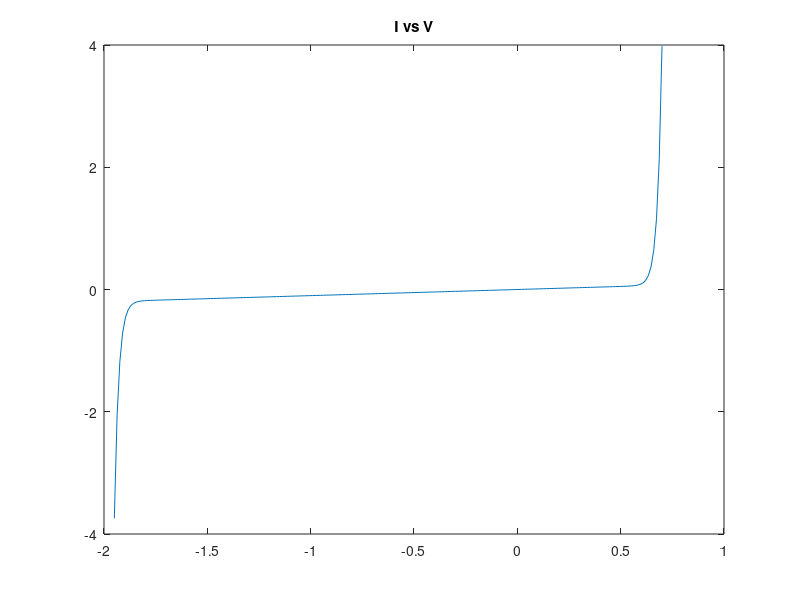
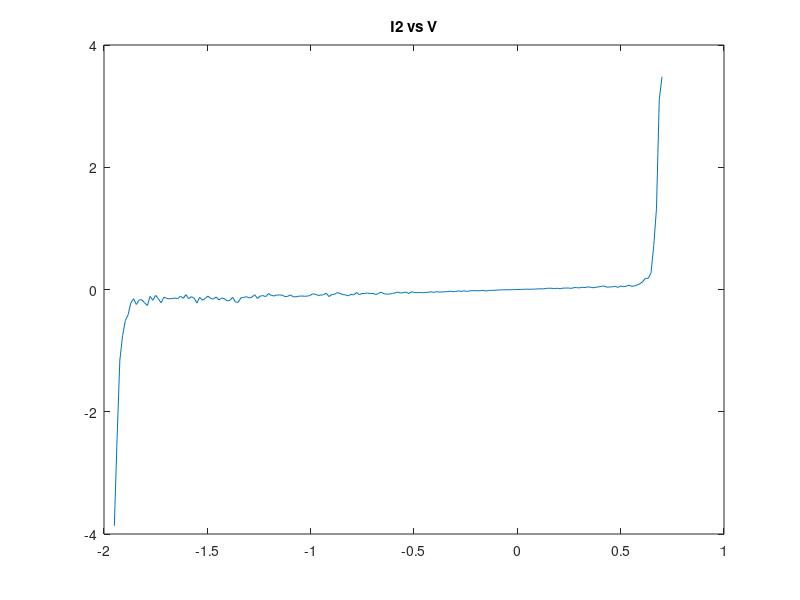
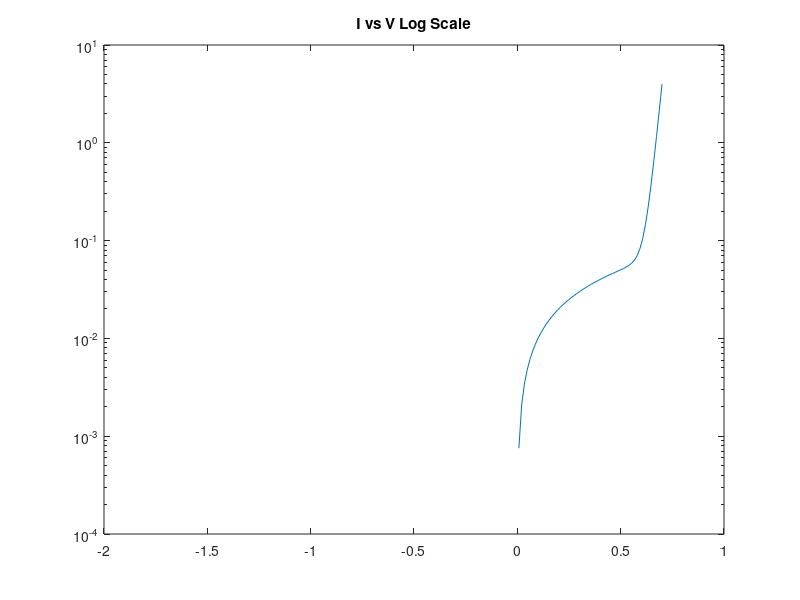
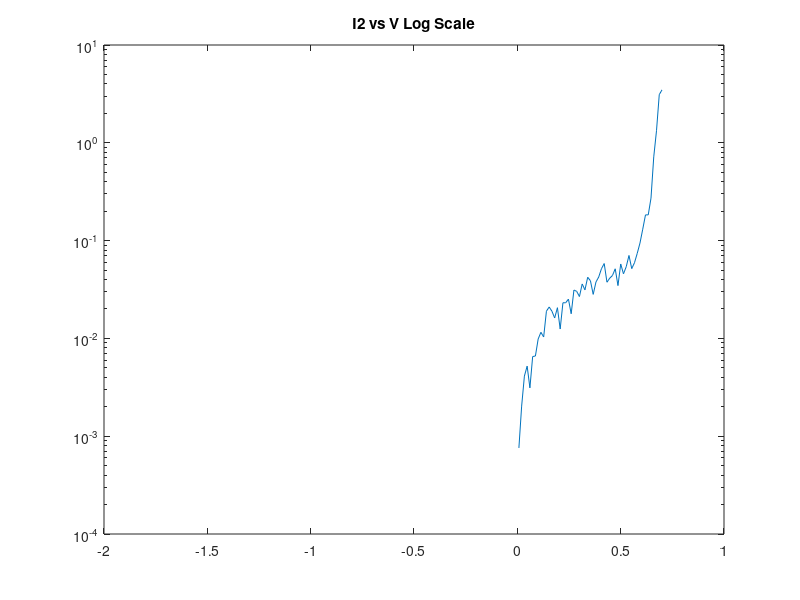

MATLAB code to generate these figures, in order: (Note: this script raises an error after producing the figures.)
%Emeka Peters - 100953293
%ELEC 4700 PA10

is = 0.01 * (10^-12);
ib = 0.1 * (10^-12);
vb = 1.3;
gp = 0.1;

V = linspace(-1.95, 0.7, 200);

I = zeros(1, 200);
I2 = zeros(1, 200);

I = (is .* (exp(V .* 1.2/0.025) - 1)) + (gp .* V) - (ib .* (exp((-1.2/0.025) .* (V + vb))));
I2 = I + ((randn(1, 200))) .* 0.2 .* I; %((is .* (exp(1.2/0.025) - 1)) + (gp .* V) - ((ib .* (exp((-1.2/0.025) .* (V + vb))))));

figure(1);
plot(V, I);
title('I vs V');
figure(2);
plot(V, I2);
title('I2 vs V');

figure(3);
semilogy(V, I);
title('I vs V Log Scale');
figure(4);
semilogy(V, I2);
title('I2 vs V Log Scale');

% Question 2 
a = polyfit(I, V, 4);

b = polyfit(I, V, 8);
c = polyfit(I2, V, 4);
d = polyfit(I2, V, 8);

% Question 3 
fo = fittype('A.*(exp(1.2*x/25e-3)-1) + B.*x - C*(exp(1.2*(-(x+D))/25e-3))');
ff = fit(V',I',fo);
If = ff(V);
figure(5);
plot(V, If);
hold on;

% Question 3A
fo = fittype('A.*(exp(1.2*x/25e-3)-1) + gp.*x - C*(exp(1.2*(-(x+vb))/25e-3))');
ff = fit(V',I',fo);
If = ff(V);
plot(V, If);
hold on;

% Question 3B
D = vb;
fo = fittype('A.*(exp(1.2*x/25e-3)-1) + B.*x - C*(exp(1.2*(-(x+vb))/25e-3))');

ff = fit(V',I',fo);
If = ff(V);
plot(V, If);
hold on;

% Question 3C
fo = fittype('A.*(exp(1.2*x/25e-3)-1) + B.*x - C*(exp(1.2*(-(x+vb))/25e-3)-1)');
ff = fit(V',I',fo);
If = ff(V);
plot(V, If);
hold on;

% Question 4 
inputs = V.';
targets = I.';
hiddenLayerSize = 10;
net = fitnet(hiddenLayerSize);
net.divideParam.trainRatio = 70/100;
net.divideParam.valRatio = 15/100;
net.divideParam.testRatio = 15/100;
[net,tr] = train(net,inputs,targets);
outputs = net(inputs);
errors = gsubtract(outputs,targets);
performance = perform(net,targets,outputs);
view(net);
Inn = outputs;

% Question 5 
figure(6);
plot(V, Inn);

% Question 5 - B